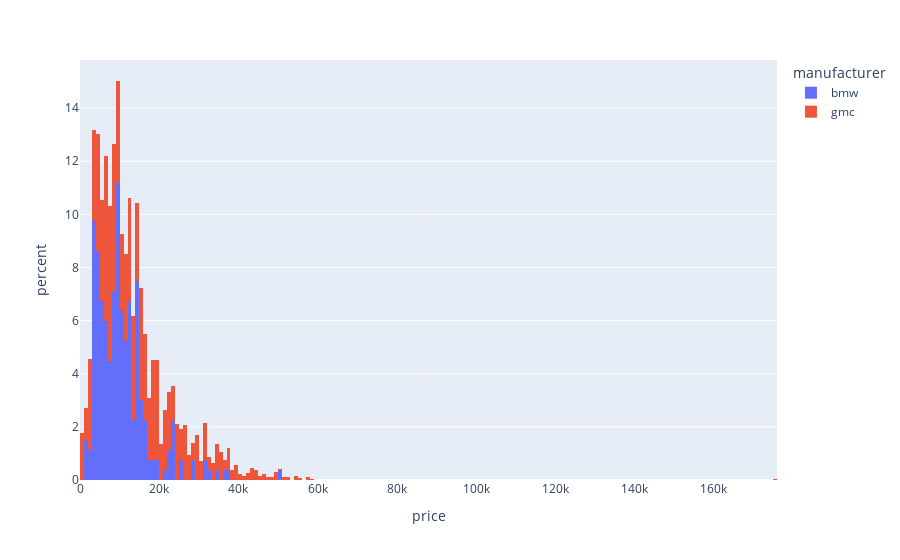

Notebook cell for this chart:
### Code cell
fig_3 = px.histogram(df[(df['manufacturer'] == 'bmw') | (df['manufacturer'] == 'gmc')], x= 'price', color='manufacturer', histnorm='percent')
fig_3.show()

### Figure 1 — Plotly figure (JSON) as saved in the notebook; plotly's stock layout.template omitted (floating-point values rounded to 4 significant figures; data arrays with more than 128 entries replaced by an {"elided": "..."} marker saying what was removed)
{"data": [{"alignmentgroup": "True", "bingroup": "x", "histnorm": "percent", "hovertemplate": "manufacturer=bmw<br>price=%{x}<br>percent=%{y}<extra></extra>", "legendgroup": "bmw", "marker": {"color": "#636efa", "pattern": {"shape": ""}}, "name": "bmw", "offsetgroup": "bmw", "orientation": "v", "showlegend": true, "type": "histogram", "x": {"elided": "267 int values"}, "xaxis": "x", "yaxis": "y"}, {"alignmentgroup": "True", "bingroup": "x", "histnorm": "percent", "hovertemplate": "manufacturer=gmc<br>price=%{x}<br>percent=%{y}<extra></extra>", "legendgroup": "gmc", "marker": {"color": "#EF553B", "pattern": {"shape": ""}}, "name": "gmc", "offsetgroup": "gmc", "orientation": "v", "showlegend": true, "type": "histogram", "x": {"elided": "2378 int values"}, "xaxis": "x", "yaxis": "y"}], "layout": {"barmode": "relative", "legend": {"title": {"text": "manufacturer"}, "tracegroupgap": 0}, "margin": {"t": 60}, "xaxis": {"anchor": "y", "domain": [0, 1], "title": {"text": "price"}}, "yaxis": {"anchor": "x", "domain": [0, 1], "title": {"text": "percent"}}}}
